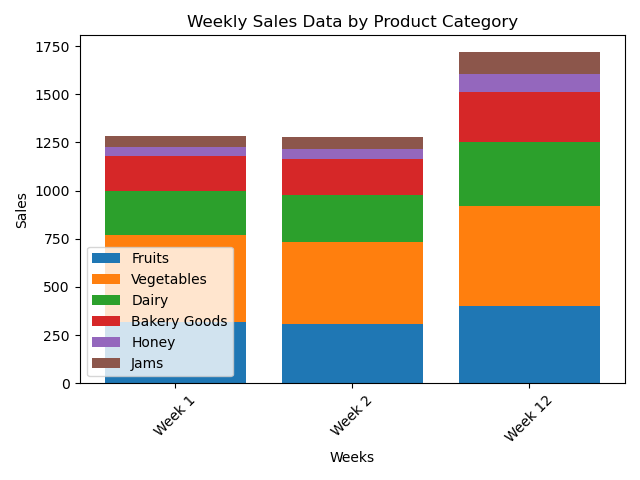

This chart was generated by the following Python code:

import matplotlib.pyplot as plt

# Your data
data = [
    {'Week': 'Week 1', 'Fruits': 320, 'Vegetables': 450, 'Dairy': 230, 'Bakery Goods': 180, 'Honey': 45, 'Jams': 60},
    {'Week': 'Week 2', 'Fruits': 310, 'Vegetables': 425, 'Dairy': 240, 'Bakery Goods': 190, 'Honey': 50, 'Jams': 65},
    # ... (other data points)
    {'Week': 'Week 12', 'Fruits': 400, 'Vegetables': 520, 'Dairy': 330, 'Bakery Goods': 260, 'Honey': 95, 'Jams': 115}
]

# Extracting the weeks' labels
weeks = [d['Week'] for d in data]

# Extracting product sales data
fruits = [d['Fruits'] for d in data]
vegetables = [d['Vegetables'] for d in data]
dairy = [d['Dairy'] for d in data]
bakery_goods = [d['Bakery Goods'] for d in data]
honey = [d['Honey'] for d in data]
jams = [d['Jams'] for d in data]

# Bar chart creation
fig, ax = plt.subplots()

# Stacking each category on top of the previous one
ax.bar(weeks, fruits, label='Fruits')
ax.bar(weeks, vegetables, bottom=fruits, label='Vegetables')
ax.bar(weeks, dairy, bottom=[i+j for i, j in zip(fruits, vegetables)], label='Dairy')
ax.bar(weeks, bakery_goods, bottom=[i+j+k for i, j, k in zip(fruits, vegetables, dairy)], label='Bakery Goods')
ax.bar(weeks, honey, bottom=[i+j+k+l for i, j, k, l in zip(fruits, vegetables, dairy, bakery_goods)], label='Honey')
ax.bar(weeks, jams, bottom=[i+j+k+l+m for i, j, k, l, m in zip(fruits, vegetables, dairy, bakery_goods, honey)], label='Jams')

# Adding labels and title
plt.xlabel('Weeks')
plt.ylabel('Sales')
plt.title('Weekly Sales Data by Product Category')

# Rotating the x-axis labels for better readability
plt.xticks(rotation=45)

# Adding a legend
plt.legend()

# Display the plotted chart
plt.tight_layout()
plt.show()
